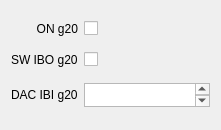
       <widget class="QWidget" name="gridLayoutWidget_55">
        <property name="geometry">
         <rect>
          <x>30</x>
          <y>280</y>
          <width>221</width>
          <height>130</height>
         </rect>
        </property>
        <layout class="QGridLayout" name="gridLayout_32">
         <item row="0" column="0">
          <widget class="QLabel" name="label_77">
           <property name="text">
            <string>ON g20</string>
           </property>
           <property name="alignment">
            <set>Qt::AlignRight|Qt::AlignTrailing|Qt::AlignVCenter</set>
           </property>
          </widget>
         </item>
         <item row="1" column="0">
          <widget class="QLabel" name="label_78">
           <property name="text">
            <string>SW IBO g20</string>
           </property>
          </widget>
         </item>
         <item row="2" column="0">
          <widget class="QLabel" name="label_79">
           <property name="text">
            <string>DAC IBI g20</string>
           </property>
          </widget>
         </item>
         <item row="0" column="1">
          <widget class="QCheckBox" name="lauroc2slowcontrolbiasAmpliG20ONBox">
           <property name="text">
            <string/>
           </property>
          </widget>
         </item>
         <item row="2" column="1">
          <widget class="QPlainTextEdit" name="lauroc2slowcontrolbiasAmpliG20dacIBIBox">
           <property name="maximumSize">
            <size>
             <width>16777215</width>
             <height>24</height>
            </size>
           </property>
          </widget>
         </item>
         <item row="1" column="1">
          <widget class="QCheckBox" name="lauroc2slowcontrolbiasAmpliG20swiboBox">
           <property name="text">
            <string/>
           </property>
          </widget>
         </item>
        </layout>
       </widget>
